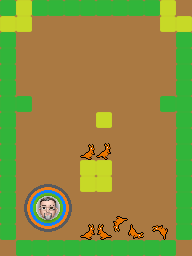

Below is a game level as drawn by its tile map, then a one-line description and the .tmx file that defines it, in full:
An orthogonal 12x16 tile map with 16x16 px tiles, 1 tile layer (Tile Layer 1), 1 hidden layer not drawn and 3 objects (KANGAAA, LINE, Object class poly).

<map version="1.9" tiledversion="1.9.0" class="MapClass" orientation="orthogonal" renderorder="right-down" width="12" height="16" tilewidth="16" tileheight="16" infinite="0" backgroundcolor="#aa7942" nextlayerid="5" nextobjectid="9">
 <properties>
  <property name="bool prop" type="bool" value="true" />
  <property name="color prop" type="color" value="#ffff40ff" />
  <property name="file prop" type="file" value="hotdogsoup-icon-full.png" />
  <property name="float prop" type="float" value="25.1" />
  <property name="int prop" type="int" value="16" />
  <property name="object prop" type="object" value="1" />
  <property name="string prop">een
twee</property>
 </properties>
 <tileset firstgid="1" name="Collection" class="Tileset class" tilewidth="64" tileheight="64" tilecount="5" columns="0">
  <grid orientation="orthogonal" width="16" height="16" />
  <tile id="10" class="tile class">
   <image width="16" height="16" source="Tiles/disk_01.png" />
  </tile>
  <tile id="11">
   <image width="16" height="16" source="Tiles/disk_02.png" />
  </tile>
  <tile id="14" class="animation roo">
   <image width="16" height="24" source="animated1.png" />
   <animation>
    <frame tileid="14" duration="250" />
    <frame tileid="15" duration="250" />
   </animation>
  </tile>
  <tile id="15" class="normal roo">
   <image width="16" height="24" source="animated2.png" />
  </tile>
  <tile id="16">
   <image width="64" height="64" source="hotdogsoup-icon-full.png" />
  </tile>
 </tileset>
 <layer id="1" name="Tile Layer 1" class="Tile Layer Class" width="12" height="16">
  <properties>
   <property name="korte string" value="kort" />
   <property name="lange string">lange
string</property>
  </properties>
  <data encoding="csv">
11,12,11,11,11,11,11,11,11,11,12,0,
12,12,0,0,0,0,0,0,0,0,12,12,
11,0,0,0,0,0,0,0,0,0,0,11,
11,0,0,0,0,0,0,0,0,0,0,11,
11,0,0,0,0,0,0,0,0,0,0,11,
11,0,0,0,0,0,0,0,0,0,0,11,
11,11,0,0,0,0,0,0,0,0,11,11,
11,0,0,0,0,0,12,0,0,0,0,11,
11,0,0,0,0,0,0,0,0,0,0,11,
11,0,0,0,0,16,15,0,0,0,0,11,
11,0,0,0,0,12,12,0,0,0,0,11,
11,0,0,0,0,12,12,0,0,0,0,11,
11,0,0,0,0,0,0,0,0,0,0,11,
11,0,0,0,0,0,0,0,0,0,0,11,
11,17,0,0,0,16,2147483664,3221225488,2684354576,1610612752,0,11,
0,11,11,11,11,11,11,11,11,11,11,0
</data>
 </layer>
 <objectgroup id="3" name="Object Layer 1" class="Object layer class">
  <object id="3" name="KANGAAA" gid="3221225487" x="96" y="112" width="16" height="24" rotation="15" />
  <object id="6" name="LINE" x="32" y="144" rotation="25">
   <polyline points="0,0 16,48 80,16 128,0" />
  </object>
  <object id="8" name="POLYGON" class="Object class poly" x="128" y="32" rotation="5">
   <polygon points="0,0 -80,64 -80,0 -64,-32 48,-32 48,64 0,32 16,0" />
  </object>
 </objectgroup>
 <group id="4" name="Group 1" class="Group Layer Class.">
  <imagelayer id="2" name="Image Layer 1" class="Image layer class" visible="0" locked="1" opacity="0.5" repeatx="1" repeaty="1">
   <image source="hotdogsoup-icon-full.png" width="64" height="64" />
  </imagelayer>
 </group>
</map>
